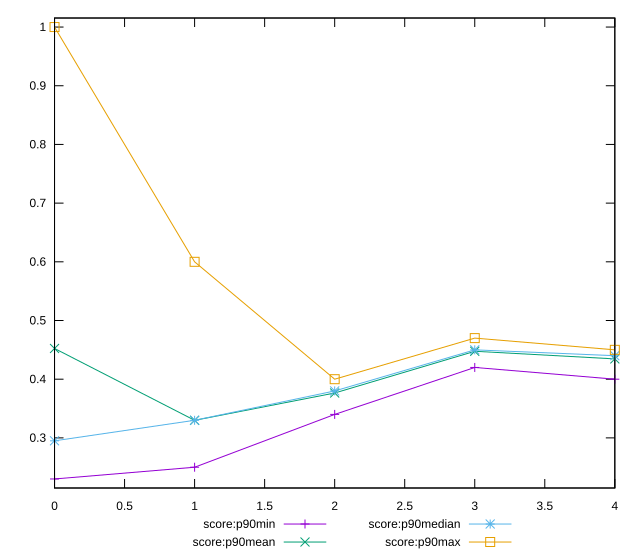

Write gnuplot code to recreate this figure.
reset

$scoreP90Min <<EOF
0 0.23
1 0.25
2 0.34
3 0.42
4 0.4
EOF

$scoreP90Mean <<EOF
0 0.4523404255319147
1 0.32989361702127645
2 0.37648936170212766
3 0.44755319148936185
4 0.4345744680851064
EOF

$scoreP90Median <<EOF
0 0.295
1 0.33
2 0.38
3 0.45
4 0.44
EOF

$scoreP90Max <<EOF
0 1
1 0.6
2 0.4
3 0.47
4 0.45
EOF

set key outside below
set xrange [0:4]
set yrange [0.2146:1.0154]
set trange [0.2146:1.0154]
set terminal svg size 640, 560 enhanced background rgb 'white'
set output "report_00013_2021-02-09T12-04-24.940Z/uses-rel-preload/progression/score.svg"

plot $scoreP90Min title "score:p90min" with linespoints, \
     $scoreP90Mean title "score:p90mean" with linespoints, \
     $scoreP90Median title "score:p90median" with linespoints, \
     $scoreP90Max title "score:p90max" with linespoints

reset
